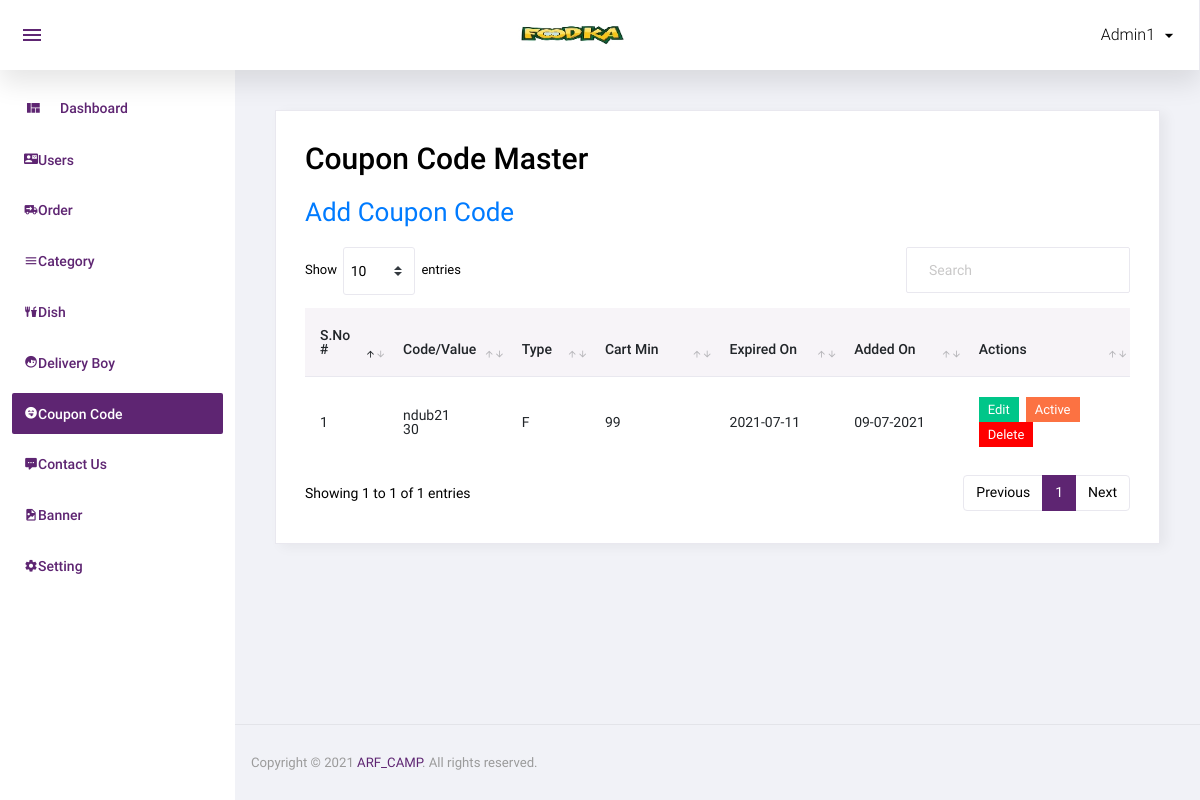
The app's page /admin/coupon_code.php (signed in) with its own data.
### tables this page shows
CREATE TABLE `coupon_code` (
  `id` int(11) NOT NULL,
  `coupon_code` varchar(20) NOT NULL,
  `coupon_type` enum('P','F') NOT NULL,
  `coupon_value` int(11) NOT NULL,
  `cart_min_value` int(11) NOT NULL,
  `expired_on` date NOT NULL,
  `status` int(11) NOT NULL,
  `added_on` datetime NOT NULL
);

### admin/coupon_code.php (the view, shortened to what this page needs)
<?php
include('top.php');
$sql="select * from coupon_code order by id desc";
$res=mysqli_query($con,$sql);
?>
  <div class="card">
            <div class="card-body">
              <h1 class="grid_title">Coupon Code Master</h1>
			  <a href="manage_coupon_code.php" class="add_link">Add Coupon Code</a>
			  <div class="row grid_box">
                <div class="col-12">
                  <div class="table-responsive">
                    <table id="order-listing" class="table">
                      <thead>
                        <tr>
                            <th width="10%">S.No #</th>
                            <th width="10%">Code/Value</th>
                            <th width="10%">Type</th>
							<th width="15%">Cart Min</th>
							<th width="15%">Expired On</th>
							<th width="15%">Added On</th>
                            <th width="20%">Actions</th>
                        </tr>
                      </thead>
                      <tbody>
                        <?php if(mysqli_num_rows($res)>0){
						$i=1;
						while($row=mysqli_fetch_assoc($res)){
						?>
						<tr>
                            <td><?php echo $i?></td>
                            <td><?php echo $row['coupon_code']?><br/>
							<?php echo $row['coupon_value']?></td>
							<td><?php echo $row['coupon_type']?></td>
							<td><?php echo $row['cart_min_value']?></td>
							<td>
							<?php
							if($row['expired_on']=='0000-00-00'){
							}else{
								echo $row['expired_on'];
							}
							?>
							</td>
							<td>
							<?php
							$dateStr=strtotime($row['added_on']);
							echo date('d-m-Y',$dateStr);
							?>
							</td>
							<td>
								<a href="manage_coupon_code.php?id=<?php echo $row['id']?>"><label class="badge badge-success hand_cursor">Edit</label></a>&nbsp;
								<?php
								if($row['status']==1){
								?>
								<a href="?id=<?php echo $row['id']?>&type=deactive"><label class="badge badge-danger hand_cursor">Active</label></a>
								<?php
								}else{
								?>
								<a href="?id=<?php echo $row['id']?>&type=active"><label class="badge badge-info hand_cursor">Deactive</label></a>
								<?php
								}
								?>
								<a href="?id=<?php echo $row['id']?>&type=delete"><label class="badge badge-danger delete_red hand_cursor">Delete</label></a>
							</td>
                        </tr>
                        <?php
						$i++;
						} } else { ?>
						<tr>
							<td colspan="5">No data found</td>
						</tr>
						<?php } ?>
                      </tbody>
                    </table>
                  </div>
				</div>
              </div>
            </div>
          </div>
<?php include('footer.php');?>

### records on screen
coupon_code: coupon_code "ndub21", coupon_value "30", coupon_type "F", cart_min_value "99", expired_on "2021-07-11", added_on "09-07-2021"

### other values on screen
$_SESSION['ADMIN_USER'] "Admin1"
